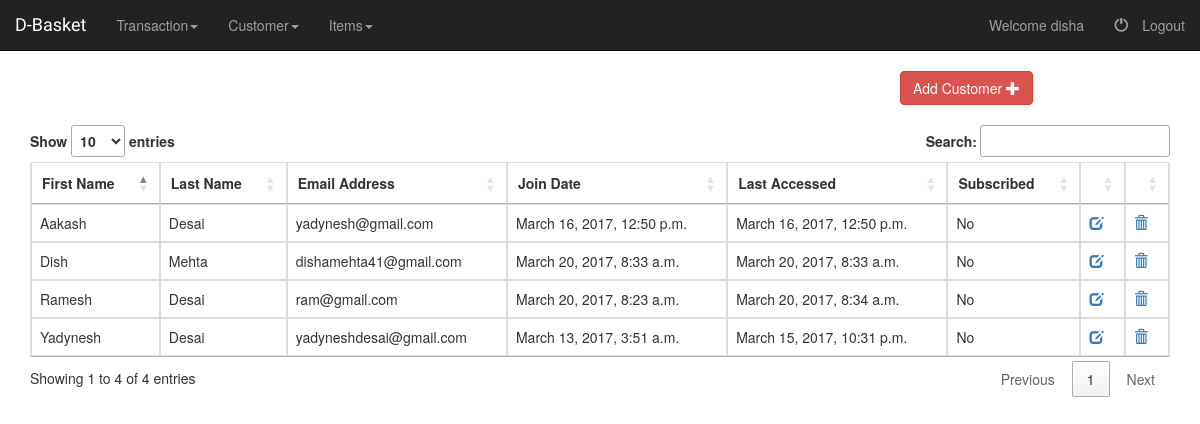
/emp/customer/list/ (signed in), run on the app's committed database.
### AdminPanel/models.py (models this page shows, shortened)
class Customer(models.Model):
	first_name = models.CharField(max_length = 100,null = False, blank=False, verbose_name = 'First Name')
	last_name = models.CharField(max_length = 100,null = False, blank=False, verbose_name = 'Last Name')
	email_id = models.EmailField(max_length = 100,null = False, blank=False, verbose_name = 'Email address')
	join_date = models.DateTimeField(default = timezone.now, editable = False)
	last_modified = models.DateTimeField(auto_now = True)
	subscribe = models.BooleanField(default = False, verbose_name = 'Subscribed')

### AdminPanel/customer_views.py (the view)
class CustomerListView(generic.ListView):
	template_name = "AdminPanel/customer_list.html"
	context_object_name = 'customer_list'
	def get_queryset(self):
		return Customer.objects.all()

### AdminPanel/templates/AdminPanel/customer_list.html (shortened to what this page needs)
{% extends "base.html" %}
{% block stylesheets %}
	<link rel="stylesheet"
	href="http://cdn.datatables.net/1.10.2/css/jquery.dataTables.min.css"></style>
	<link href="https://maxcdn.bootstrapcdn.com/bootstrap/3.3.7/css/bootstrap.min.css" rel="stylesheet">
{% endblock stylesheets %}
{% block tabs %}
	{% include "AdminPanel/tabs.html" with active_tab='list-customers' %}
{% endblock tabs %}
{% block content %}
	<div class="col-xs-offset-4 col-md-offset-9">
		<a class ="btn btn-danger" href="{% url 'adminpanel:add-customer' %}">
			Add Customer
			<span class="glyphicon glyphicon-plus" aria-hidden="true"/>
		</a>
	</div>
	<br/>
	<div class="container">
		<table class="table table-hover table-bordered dt-responsive" id="customerTable">
			<thead>
				<tr>
					<th>First Name</th>
					<th>Last Name</th>
					<th class="hidden-xs">Email Address</th>
					<th class="hidden-xs">Join Date</th>
					<th class="hidden-xs">Last Accessed</th>
					<th >Subscribed</th>
					<th></th>
					<th></th>
				</tr>
			</thead>
			<tbody>
				{% for customer in customer_list  %}
					<tr>
						<td>{{customer.first_name}}</td>
						<td>{{customer.last_name}}</td>
						<td class="hidden-xs">{{customer.email_id}}</td>
						<td class="hidden-xs">{{customer.join_date}}</td>
						<td class="hidden-xs">{{customer.last_modified}}</td>
						<td>
							{% if customer.subscribe  %}
								Yes
							{% else %}
								No
							{% endif %}
						</td>
						<td>
							<a href="{% url 'adminpanel:update-customer' customer.pk %}">
								<span class="glyphicon glyphicon-edit" aria-hidden="true"/>
							</a>
						</td>
						<td>
							<a href="{% url 'adminpanel:delete-customer' customer.pk %}">
								<span class="glyphicon glyphicon-trash" aria-hidden="true"/>
							</a>
						</td>
					</tr>
				{% endfor %}
			</tbody>
		</table>
	</div>
{% endblock content %}

### AdminPanel/templates/base.html (shortened to what this page needs)
<!DOCTYPE html>
<html>
<head>
	<link href="https://maxcdn.bootstrapcdn.com/bootstrap/3.3.7/css/bootstrap.min.css" rel="stylesheet">
	{% load staticfiles %}
	<link rel="stylesheet" type="text/css" href="{% static "AdminPanel/style.css" %}">
	{% block stylesheets %}
	{% endblock stylesheets %}
</head>
<body>
	<nav class="navbar navbar-inverse navbar-static-top" role="navigation">
		<div class="container-fluid">
			<div class="navbar-header">
				<a class="navbar-brand fontCourgette" href="{% url 'adminpanel:home' %}">D-Basket</a>
			</div>
			<div class="collapse navbar-collapse navbar-ex1-collapse">
			{% if user.is_authenticated  %}
					{% block tabs %}
					{% endblock tabs %}
			{% endif %}
					<ul class="nav navbar-nav navbar-right">
						{% if user.is_authenticated  %}
							<li>
								<a>Welcome {{user.username}}</a>
							</li>
							<li><a href="/accounts/logout">
									<span class="glyphicon glyphicon-off">&nbsp;</span>Logout
								</a>
							</li>
						{% endif %}
					</ul>
				</div>
		</div>
	</nav>
	{% block content %}
	{% endblock content %}
</body>
</html>

### AdminPanel/static/AdminPanel/style.css (style rules this page uses)
.fontCourgette { font-family: 'Courgette', cursive; }
.navbar { border-radius: 0px; }

### data on the page
Customer: first_name "Yadynesh", last_name "Desai", email_id "yadyneshdesai@gmail.com", join_date "March 13, 2017, 3:51 a.m.", last_modified "March 15, 2017, 10:31 p.m.", subscribe "No"
Customer: first_name "Aakash", last_name "Desai", email_id "yadynesh@gmail.com", join_date "March 16, 2017, 12:50 p.m.", last_modified "March 16, 2017, 12:50 p.m.", subscribe "No"
Customer: first_name "Ramesh", last_name "Desai", email_id "ram@gmail.com", join_date "March 20, 2017, 8:23 a.m.", last_modified "March 20, 2017, 8:34 a.m.", subscribe "No"
Customer: first_name "Dish", last_name "Mehta", email_id "dishamehta41@gmail.com", join_date "March 20, 2017, 8:33 a.m.", last_modified "March 20, 2017, 8:33 a.m.", subscribe "No"

### other printed values
{{ user.username }} "disha"
